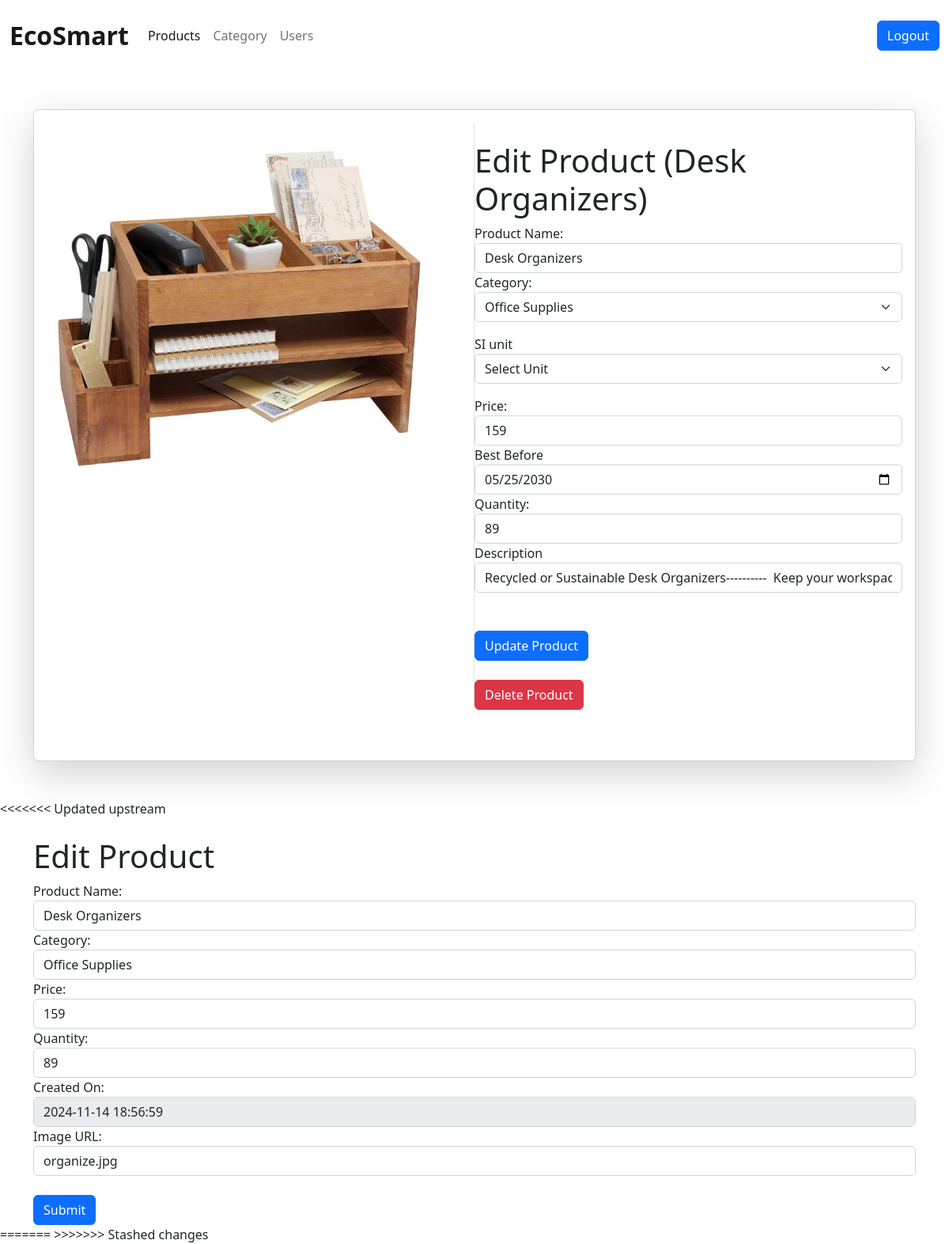
The app's page /admin/product/edit/81, older data.
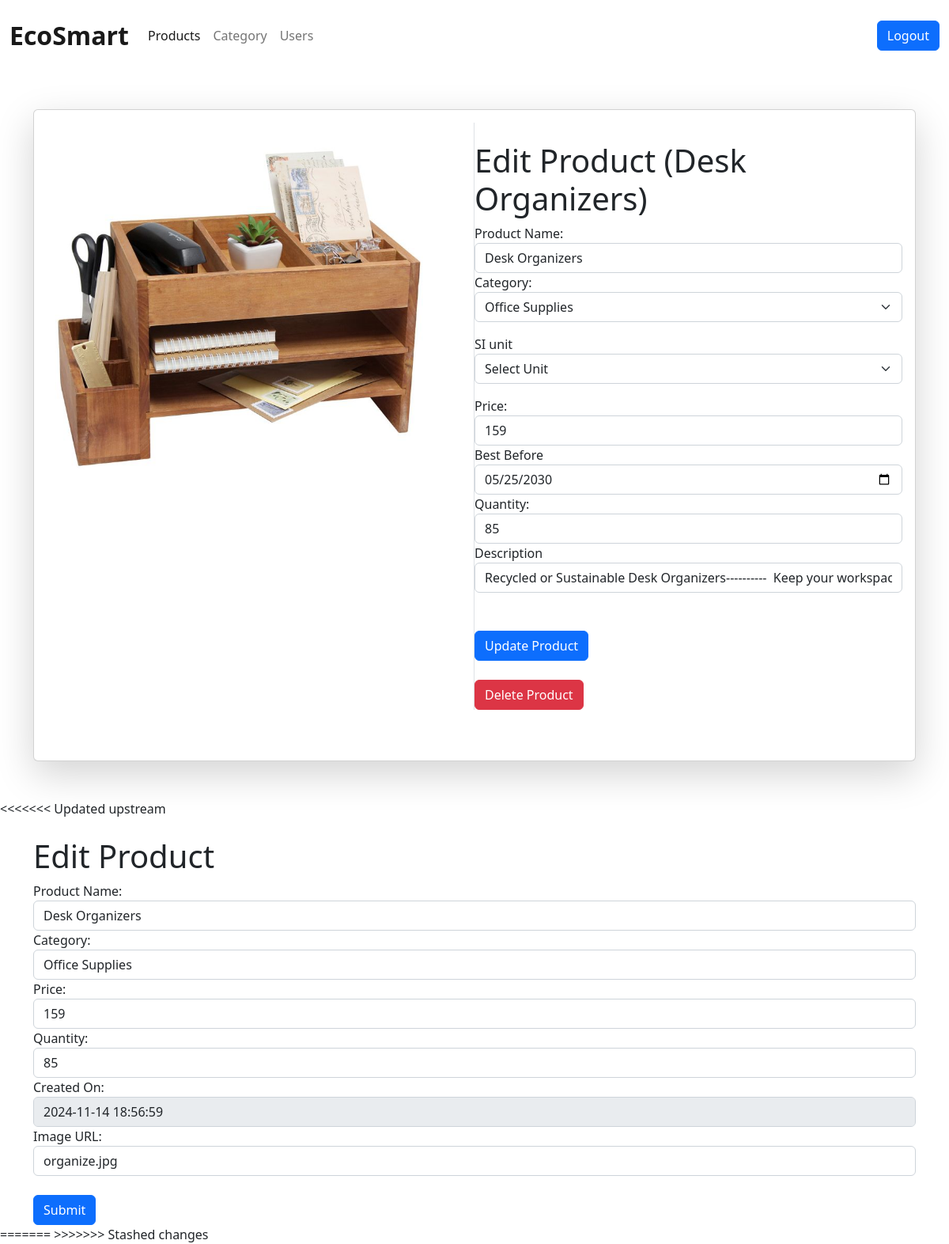
The same page, newer data.
### vault.py (models this page shows, shortened)
class Product(Base):
    __tablename__ = 'products'
    id = Column(Integer, primary_key=True, autoincrement=True)
    name = Column('name',String)
    category = Column('category',String)
    category_id = Column('category_id', Integer)
    price = Column('price', Integer)
    quantity = Column('quantity', Integer)
    time = Column('time', Integer)
    image = Column('image', String)
    description = Column('description', String)
    si_unit = Column('si_unit', Integer)
    best_before = Column('best_before', String)

### admin_routes.py (the view)
@app.route('/admin/product/edit/<int:pid>')
def edit_product(pid):
        category = agent.query(Category).all()
        product = agent.query(Product).filter(Product.id == pid).first()
        return render_template('admin/edit_product.html', product=product, categories=category)

### templates/admin/edit_product.html (shortened to what the changed rows need)
<!DOCTYPE html>
<html lang="en">
  <head>
    <link
      href="https://cdn.jsdelivr.net/npm/bootstrap@5.2.0-beta1/dist/css/bootstrap.min.css"
      rel="stylesheet"
    />
    <link
      rel="stylesheet"
      type="text/css"
      href="{{ url_for('static',filename='styles/header.css') }}"
    />
  </head>
  <body>
    <div class="container mt-5 mb-5">
      <div class="card shadow-lg p-3 mb-5 bg-white rounded">
        <div class="row g-0">
          <div class="col-md-6 border-end">
            <div class="d-flex flex-column justify-content-md-around ml-6">
              <div class="main_image">
                <img
                  src="/static/assets/{{product.image }}"
                  id="main_product_image"
                  width="90%"
                  height="90%"
                />
              </div>
            </div>
          </div>
          <div class="col-md-6">
            <h1 class="mt-4">Edit Product ({{product.name}})</h1>
            <form enctype="multipart/form-data" id="edit_form">
              <div class="form-group">
                <label for="name">Product Name:</label>
                <input
                  type="text"
                  class="form-control"
                  id="name"
                  name="name"
                  value="{{product.name}}"
                  required
                />
              </div>
              <div class="form-group">
              </div>
              <div class="form-group">
              </div>
              <div class="form-group">
                <label for="price">Price:</label>
                <input
                  type="number"
                  class="form-control"
                  id="price"
                  name="price"
                  required
                  value="{{product.price}}"
                />
              </div>
              <div class="form-group">
                <label for="price">Best Before</label>
                <input
                  type="date"
                  class="form-control"
                  id="price"
                  name="best_before"
                  required
                  value="{{product.best_before}}"
                />
              </div>
              <div class="form-group">
                <label for="quantity">Quantity:</label>
                <input
                  type="number"
                  class="form-control"
                  id="quantity"
                  name="quantity"
                  required
                  value="{{product.quantity}}"
                />
              </div>
              <div class="form-group">
                <label for="time">Description</label>
                <input
                  type="text"
                  class="form-control"
                  id="description"
                  name="description"
                  required
                  value="{{product.description}}"
                />
              </div>
              <br />
              <br />
              <button
                type="submit"
                class="btn btn-primary"
                onclick="update_product()"
              >
              </button>
            </form>
            <br />
            <button
              type="submit"
              class="btn btn-danger"
              onclick="delete_product()"
            >
              Delete Product
            </button>
          </div>
        </div>
      </div>
    </div>
    <div class="container">
      <h1 class="mt-4">Edit Product</h1>
      <form method="post" enctype="multipart/form-data">
        <div class="form-group">
          <label for="name">Product Name:</label>
          <input
            type="text"
            class="form-control"
            id="name"
            name="name"
            value="{{product.name}}"
            required
          />
        </div>
        <div class="form-group">
          <label for="category">Category:</label>
          <input
            type="text"
            class="form-control"
            id="category"
            name="category"
            required
            value="{{product.category}}"
          />
        </div>
        <div class="form-group">
          <label for="price">Price:</label>
          <input
            type="number"
            class="form-control"
            id="price"
            name="price"
            value="{{product.price}}"
            required
          />
        </div>
        <div class="form-group">
          <label for="quantity">Quantity:</label>
          <input
            type="number"
            class="form-control"
            id="quantity"
            name="quantity"
            value="{{product.quantity}}"
            required
          />
        </div>
        <div class="form-group">
          <label for="time">Created On:</label>
          <input
            type="text"
            class="form-control"
            id="time"
            name="time"
            value="{{product.time}}"
            disabled
          />
        </div>
        <div class="form-group">
          <label for="image">Image URL:</label>
          <input
            type="text"
            class="form-control"
            id="image"
            name="image"
            value="{{product.image}}"
            required
          />
        </div>
        <br />
      </form>
    </div>
  </body>
</html>

Row changes from the older to the newer data that the page shows:
changed Product "Desk Organizers": quantity "89" → "85"
